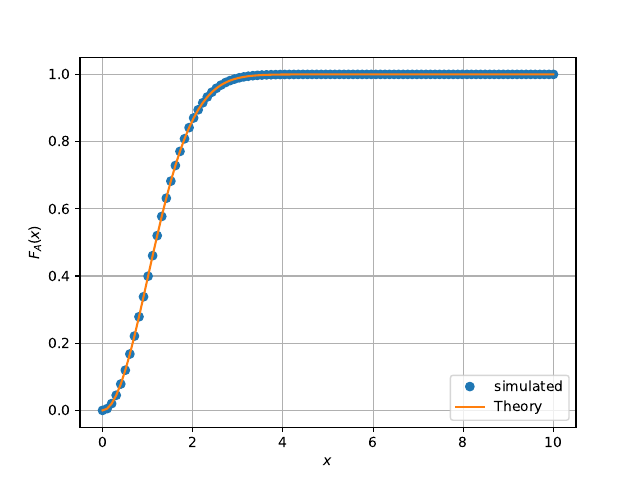

This figure's Python source:
import numpy as np
import matplotlib.pyplot as plt
from math import sqrt
from math import exp
import scipy

maxrange=100
x = np.linspace(0,10,100)#points on the x axis
simlen = int(1e6) #number of samples
err = [] #declaring probability list
randvar1 = np.random.normal(0,1,simlen)
randvar2= np.random.normal (0,1,simlen)
sr=[]
for g in range(simlen):
  sr.append(sqrt(randvar1[g]**2 +randvar2[g]**2))
for i in range(0,100):
	err_ind = np.nonzero(sr < x[i]) #checking probability condition
	err_n = np.size(err_ind) #computing the probability
	err.append(err_n/simlen) #storing the probability values in a list

def chi_cdf(x):
  return 1-exp(-(x**2)/2)

vec_chi=scipy.vectorize(chi_cdf)

plt.plot(x[0:(maxrange)].T,err,'o')
plt.plot(x,vec_chi(x))
plt.grid() #creating the grid
plt.xlabel('$x$')
plt.ylabel('$F_A(x)$')
plt.legend(['simulated' , 'Theory'])
plt.savefig('8.1.3_CDF.pdf')
plt.show()